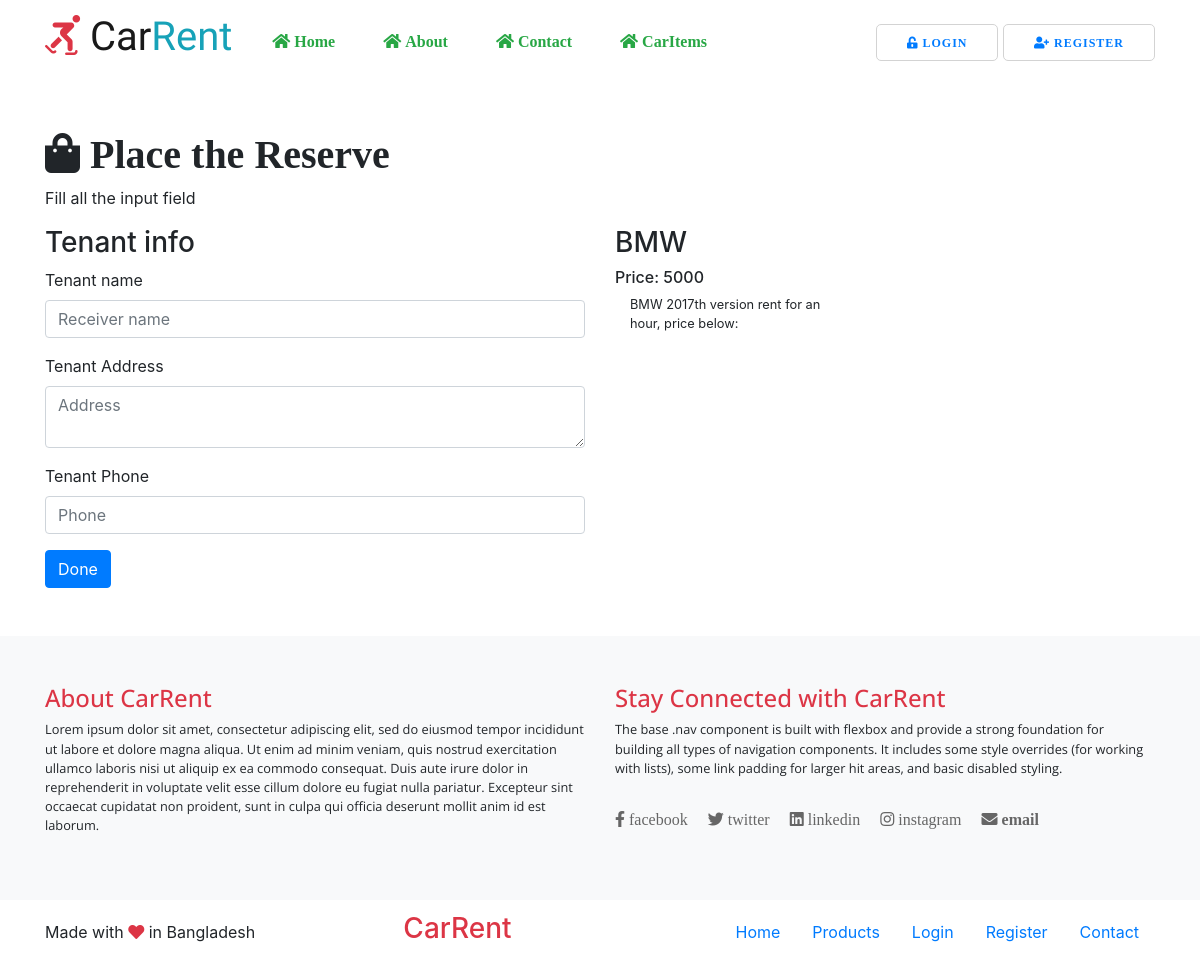
Screenshot of /reserve_now/1 with the database file from the repository.
### database.py (models this page shows)
class Product(Base):
    __tablename__ = 'products'
    ID = Column(Integer, primary_key=True, autoincrement=True, nullable=False)
    ProductName = Column(String(100), nullable=False, unique=True)
    ProductDescription = Column(String(300), nullable=False)
    Price = Column(Integer, nullable=False)
    Category = Column(String(20), nullable=False)
    Owner = Column(Integer, ForeignKey(Users.ID))
    Users = relationship(Users)
    Date = Column(DateTime, default=datetime.datetime.utcnow)

### app.py (the view)
@app.route('/reserve_now/<int:product_id>', methods=['GET', 'POST'])
def reserve_now(product_id):
    reserve_form = DeliveryAddressForm()
    the_product = session.query(Product).filter_by(ID=product_id).first()
    if reserve_form.validate_on_submit():
        new_reserve = Reserve(ProductName=the_product.ProductName, ReceiverName=reserve_form.Name.data, PhoneNumber=reserve_form.Phone.data, Address=reserve_form.Address.data)
        session.add(new_reserve)
        session.commit()
        return redirect(url_for('thank_you'))
    return render_template('reserve_now.html',reserve_form=reserve_form, product=the_product)

### forms.py
class DeliveryAddressForm(FlaskForm):
    Name = StringField("", validators=[InputRequired(), Length(min=2, max=20)], render_kw={"placeholder": "Receiver name"})
    Address = TextAreaField("",validators=[InputRequired(), Length(min=4, max=300)], render_kw={"placeholder": "Address"})
    Phone = IntegerField("", validators=[InputRequired()], render_kw={"placeholder": "Phone"})
    Submit = SubmitField("Done")

### app.py (called while the page is built)
@app.teardown_request
def remove_session(ex=None):
    session.remove()

### templates/reserve_now.html (shortened to what this page needs)
{% extends 'layout.html' %}
{% block content %}
<section class="py-5">
    <div class="container">
        <h1><i class="fas fa-shopping-bag"> Place the Reserve</i></h1>
        <p>Fill all the input field</p>
        <div class="row">
            <div class="col-6">
                <h3>Tenant info</h3>
                <form method="POST" action="{{ url_for('reserve_now', product_id=product.ID)}}">
                    <div class="form-group">
                        <label for="formGroupExampleInput">Tenant name</label>
                        {{ reserve_form.Name(class='form-control') }}
                    </div>
                    <div class="form-group">
                        <label for="formGroupExampleInput">Tenant Address</label>
                        {{ reserve_form.Address(class='form-control') }}
                    </div>
                    <div class="form-group">
                        <label for="formGroupExampleInput">Tenant Phone</label>
                        {{ reserve_form.Phone(class='form-control') }}
                    </div>
                    {{ reserve_form.Submit(class='btn btn-primary') }}
                </form>
            </div>
            <div class="col-6">
                <h3>{{ product.ProductName }}</h3>
                <h6>Price: {{ product.Price }}</h6>
                <p class="small col-5">{{ product.ProductDescription }}</p>
            </div>
        </div>
    </div>
</section>
{% endblock %}

### rows the page displays
Product: ProductName "BMW", Price "5000", ProductDescription "BMW 2017th version rent for an hour, price below:"
